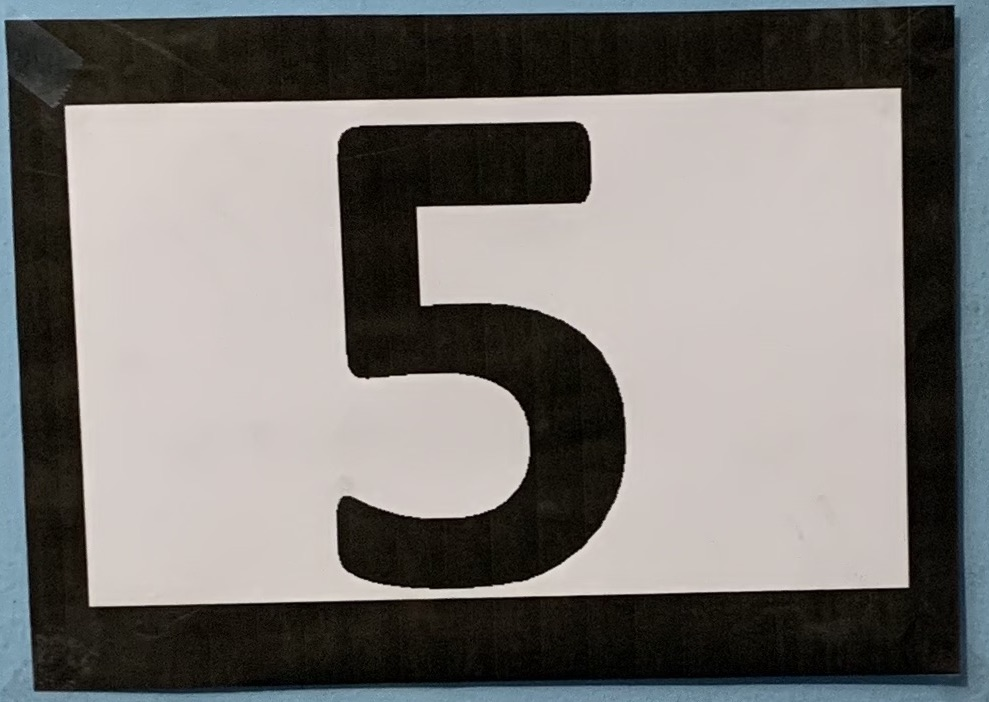
#> input picture Code/Python/Images/Sign2.jpeg, 989 x 702 px
$ python sift_detection.py   (older library calls are emulated)
#> lines starting #> are read from the running program, lines starting #| are printed output that depends on the picture; after the words box and inside, x2 and y2 are one past the last pixel; in counts of white or black regions, pixels touching at a corner belong together
### Code/Python/helpers/corner_detection.py
import cv2
import numpy as np
import imutils

# [14 lines left out: functions cornerIn, drawCorners, not called in this run]


def maskImage(gray):
  # Thresholding
  ret, gray = cv2.threshold(gray, 100, 255, cv2.THRESH_BINARY)
  #cv2.imshow('gray', gray)
  #cv2.waitKey()

  # Closing
  kernel = cv2.getStructuringElement(cv2.MORPH_RECT, (14, 14))
  gray = cv2.morphologyEx(gray, cv2.MORPH_CLOSE, kernel)
  # gray = cv2.morphologyEx(gray, cv2.MORPH_OPEN, kernel)
  #cv2.imshow('closed', gray)
  # cv2.waitKey()

  return gray

# [344 lines left out: functions getCorners, estimateCameraPose, createRectWorldPoints, trackRect, sortCorners, checkCentroids and 4 more, not called in this run]

### Code/Python/helpers/sift_detection.py
import cv2
import numpy as np
from matplotlib import pyplot as plt
from helpers.corner_detection import maskImage
import imutils

# [52 lines left out: function templateMatching, not called in this run]

def SIFTMatching(training_img, testing_img, method, edge_flag):
    MIN_MATCH_COUNT = 10

    training_img_orig = training_img
    testing_img_orig = testing_img

    training_img = cv2.cvtColor(training_img, cv2.COLOR_BGR2GRAY)
    testing_img = cv2.cvtColor(testing_img, cv2.COLOR_BGR2GRAY)

    testing_img = maskImage(testing_img)
    training_img = maskImage(training_img)

    # [8 lines of commented-out code are left out]

    if edge_flag:
        # Adding Canny Filter
        blurred = cv2.GaussianBlur(training_img, (7, 7), 0)
        training_img = cv2.Canny(blurred, 50, 150)

        blurred = cv2.GaussianBlur(testing_img, (7, 7), 0)
        testing_img = cv2.Canny(blurred, 10, 150)

        # [11 lines of commented-out code are left out]

    if method == "sift":
        detector = cv2.xfeatures2d.SIFT_create(contrastThreshold = 0.01, edgeThreshold = 9999999)
    elif method == "surf":
        detector = cv2.xfeatures2d.SURF_create(4000)
        #detector.setUpright(True)
    elif method == "orb":
        detector = cv2.ORB_create()

    # find the keypoints and descriptors with detector
    kp1, des1 = detector.detectAndCompute(training_img, None)
    kp2, des2 = detector.detectAndCompute(testing_img, None)

    # training_img_orig = training_img
    # testing_img_orig = testing_img
    # Draw keypoints on image training image and display
    training_img = cv2.drawKeypoints(training_img_orig, kp1, training_img_orig, flags=cv2.DRAW_MATCHES_FLAGS_DRAW_RICH_KEYPOINTS)
    testing_img = cv2.drawKeypoints(testing_img_orig, kp2, testing_img_orig, flags=cv2.DRAW_MATCHES_FLAGS_DRAW_RICH_KEYPOINTS)

    cv2.imshow('Detected Keypoints', testing_img_orig)
    cv2.waitKey()
    cv2.imshow('Detected Keypoints', training_img_orig)
    cv2.waitKey()

    if method == "sift" or "surf":
        FLANN_INDEX_KDTREE = 1
        index_params = dict(algorithm = FLANN_INDEX_KDTREE, trees = 5)
        search_params = dict(checks = 50)
        flann = cv2.FlannBasedMatcher(index_params, search_params)
        matches = flann.knnMatch(des1,des2,k=2)
    elif method == "orb":
        bf = cv2.BFMatcher()
        matches = bf.knnMatch(des1,des2, k=2)

    #This is currently overriding FLANN
    bf = cv2.BFMatcher()
    matches = bf.knnMatch(des1, des2, k=2)

    # store all the good matches as per Lowe's ratio test.
    good = []
    for m,n in matches:
        if m.distance < 0.7*n.distance:
            good.append(m)

    if len(good)>MIN_MATCH_COUNT:
        src_pts = np.float32([ kp1[m.queryIdx].pt for m in good ]).reshape(-1,1,2)
        dst_pts = np.float32([ kp2[m.trainIdx].pt for m in good ]).reshape(-1,1,2)
        M, mask = cv2.findHomography(src_pts, dst_pts, cv2.RANSAC,5.0)
        matchesMask = mask.ravel().tolist()
        h,w,d = training_img.shape
        pts = np.float32([ [0,0],[0,h-1],[w-1,h-1],[w-1,0] ]).reshape(-1,1,2)
        dst = cv2.perspectiveTransform(pts, M)
        testing_img = cv2.polylines(testing_img,[np.int32(dst)],True,255,3, cv2.LINE_AA)
    else:
        print( "Not enough matches are found - {}/{}".format(len(good), MIN_MATCH_COUNT) )
        matchesMask = None

    draw_params = dict(matchColor = (0,255,0), # draw matches in green color
                       singlePointColor = None,
                       matchesMask = matchesMask, # draw only inliers
                       flags = 2)
    img3 = cv2.drawMatches(training_img,kp1,testing_img,kp2,good,None,**draw_params)
    plt.imshow(img3, 'gray'), plt.show()


############################################################################################################################


train_img = cv2.imread("../Images/Sign2.jpeg")
#> train_img is the input picture: shape (702, 989, 3); mean B, G, R 115.5, 118.3, 121.1

#cv2.rectangle(train_img, (0, 0), (train_img.shape[1]-1,train_img.shape[0]-1), (255, 255, 255), 1)
#cv2.imshow('train img', train_img)
#cv2.waitKey()

test_img = cv2.imread("../Images/IMG_200.jpeg")
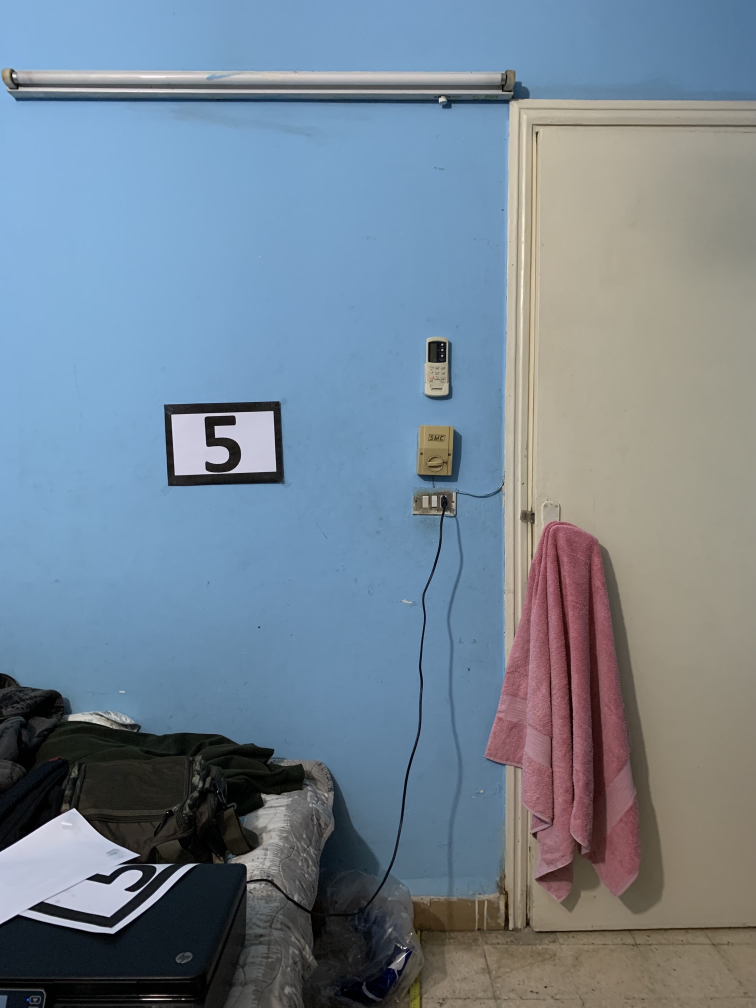
#> input picture Code/Python/Images/IMG_200.jpeg, 3024 x 4032 px (shown at 1/4 size)
#> test_img is the input picture: shape (4032, 3024, 3); mean B, G, R 145.9, 131.8, 116.4
#test_img = cv2.cvtColor(test_img, cv2.COLOR_BGR2GRAY)

#templateMatching(train_img, test_img, False)

SIFTMatching(train_img, test_img, "sift", False) # This + canny + contrast threshold of 0.01 works well!
#> in SIFTMatching, `training_img = cv2.cvtColor(training_img, cv2.COLOR_BGR2GRAY)`:
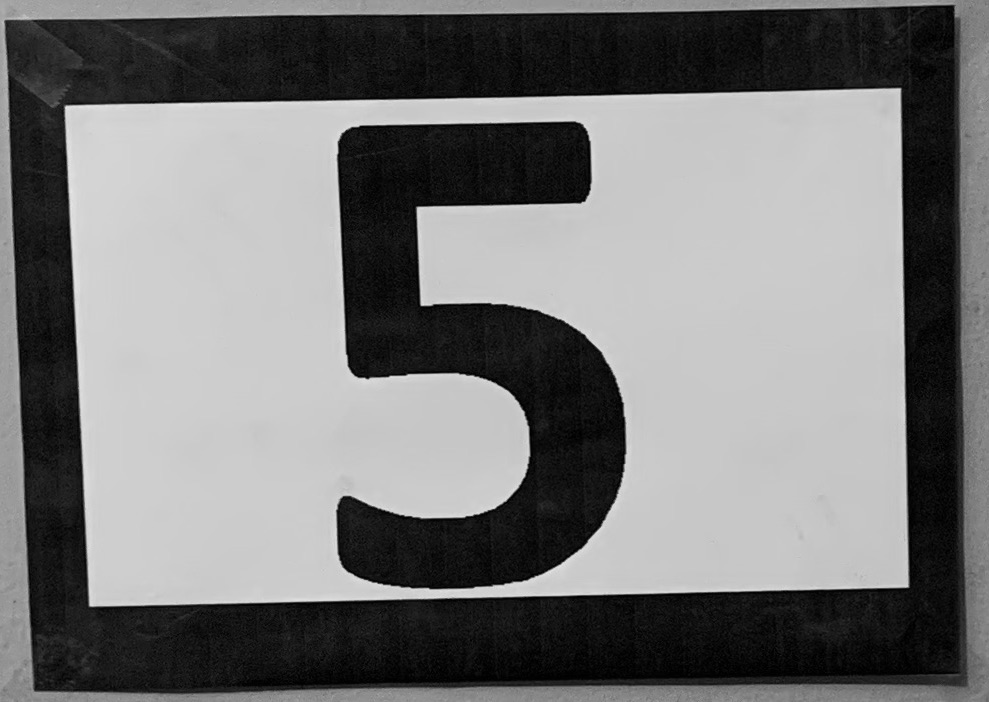
#> training_img: shape (702, 989); min 0, max 232, mean 118.8
#> in SIFTMatching, `testing_img = cv2.cvtColor(testing_img, cv2.COLOR_BGR2GRAY)`:
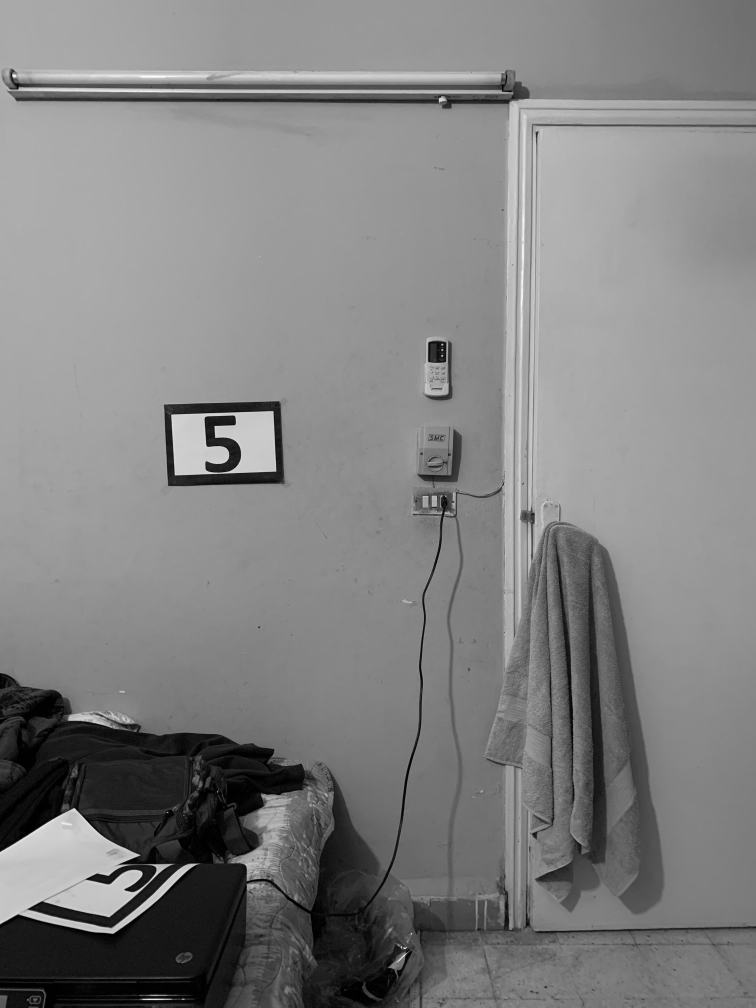
#> testing_img: shape (4032, 3024) (shown at 1/4 size); min 0, max 255, mean 128.8
#> in maskImage, `ret, gray = cv2.threshold(gray, 100, 255, cv2.THRESH_BINARY)`:
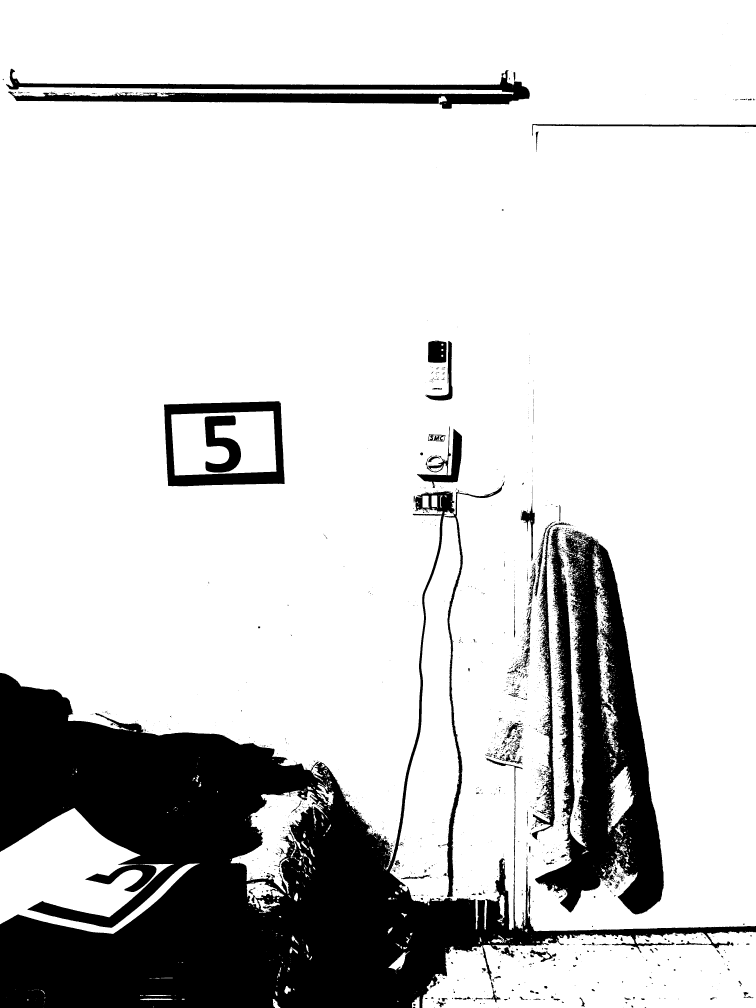
#> gray: shape (4032, 3024) (shown at 1/4 size); 81.4% white; 2695 black regions (2356 under 20 px), largest, box (x1, y1, x2, y2) and area: (0, 1925, 3024, 4032) 1616500, (2140, 2107, 2655, 3658) 365124, (24, 275, 2119, 435) 111271
#> in maskImage, `gray = cv2.morphologyEx(gray, cv2.MORPH_CLOSE, kernel)`: gray: shape (4032, 3024); 83.4% white; 46 black regions, largest, box (x1, y1, x2, y2) and area: (0, 2693, 2436, 4032) 1491611, (2147, 2186, 2655, 3657) 261761, (46, 313, 2119, 436) 53584
#> in maskImage (call 2), `ret, gray = cv2.threshold(gray, 100, 255, cv2.THRESH_BINARY)`:
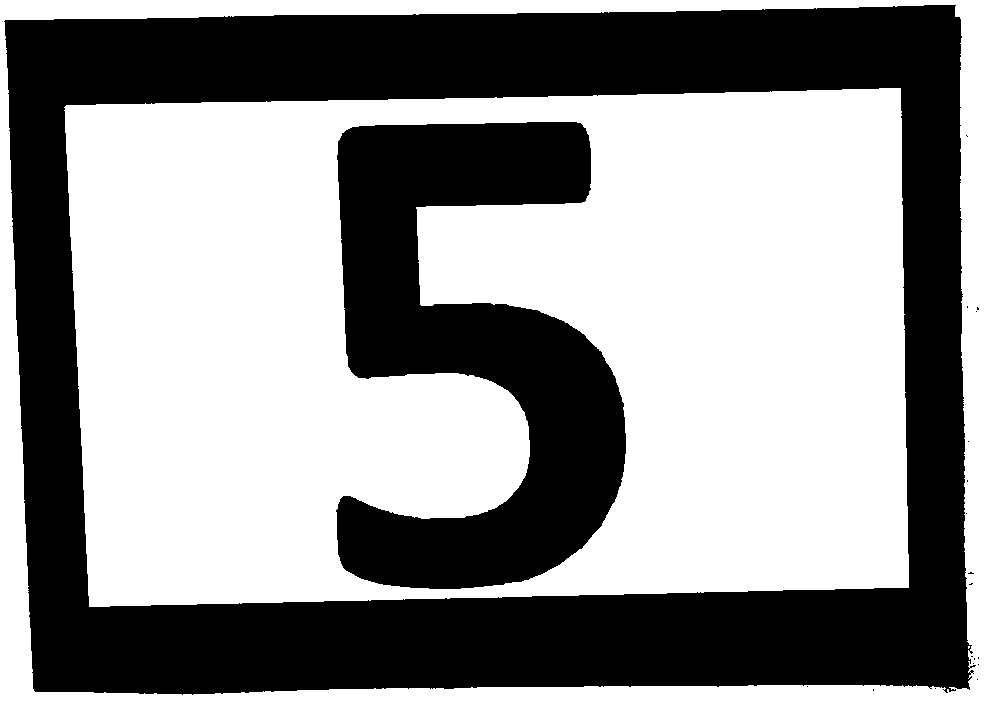
#> gray: shape (702, 989); 56.9% white; 20 black regions (18 under 20 px), largest, box (x1, y1, x2, y2) and area: (4, 5, 976, 695) 223266, (336, 122, 626, 589) 75752
#> in maskImage (call 2), `gray = cv2.morphologyEx(gray, cv2.MORPH_CLOSE, kernel)`:
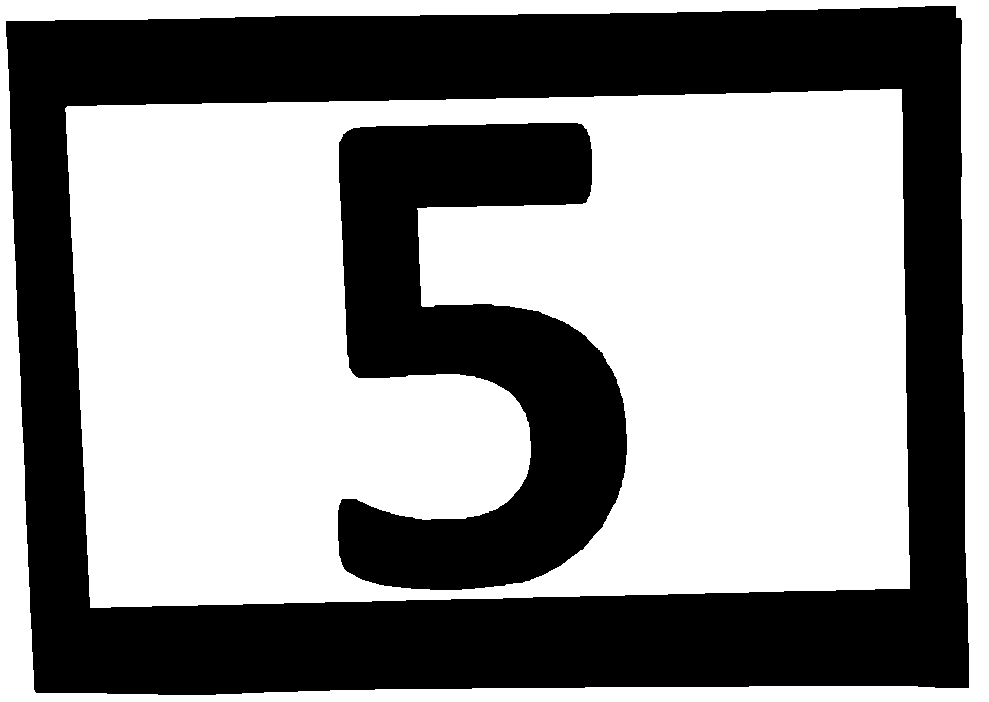
#> gray: shape (702, 989); 57% white; 2 black regions, box (x1, y1, x2, y2) and area: (6, 6, 969, 695) 222769, (338, 123, 627, 590) 75678
#> in SIFTMatching, `kp1, des1 = detector.detectAndCompute(training_img, None)`: kp1 = 875 keypoints; strongest (x, y, size): (467, 254, 66.8), (462, 448, 85), (555, 169, 52.5), (367, 536, 44.3)
#> (the run stopped early here; a loop or call above may not have finished)
